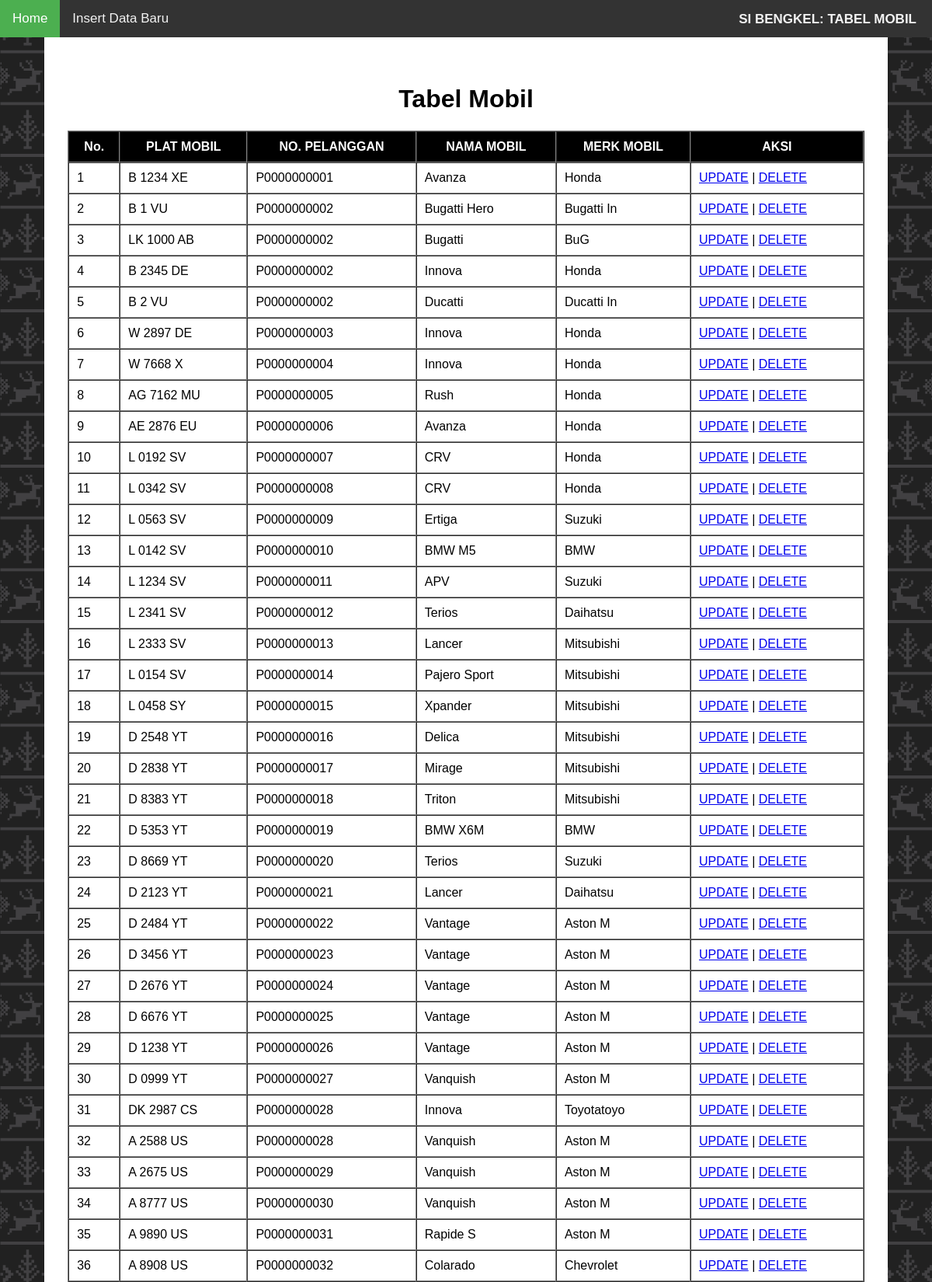
The page / (upper part) on the database its author committed.
### tables this page shows
CREATE TABLE `mobil` (
  `PLAT_MOBIL` varchar(10) NOT NULL,
  `NO_PELANGGAN` char(11) NOT NULL,
  `NAMA_MOBIL` varchar(20) NOT NULL,
  `MERK_MOBIL` varchar(10) NOT NULL
);

### fungsi.php (called while the page is built, shortened)
<?php
     $conn = mysqli_connect("localhost", "root", "", "sibengkel2019");
     function query($q){
          global $conn;
          $result = mysqli_query($conn, $q);
          $box = [];
          while( $data = mysqli_fetch_assoc($result) ){
               $box[] = $data;
          }
          return $box;
     }
?>

### index.php (the view, shortened to what this page needs)
<?php
	require 'fungsi.php';
	$data_mobil = query("SELECT * FROM mobil ORDER BY NO_PELANGGAN");
?>
<!DOCTYPE html>
<html lang="en">
<head>
	<link rel="stylesheet" href="style.css">
</head>
<body>
	<div class="topnav cf" id="myTopnav">
			<a href="index.php" class="active">Home</a>
			<a href="input_data.php">Insert Data Baru</a>
			<h6>SI BENGKEL: TABEL MOBIL</h6>
	</div>
	<div class="container">
		<div class="konten">
			<h1 style="text-align: center;">Tabel Mobil</h1>
			<table border="1" cellpadding="10" cellspacing="0">
				<tr class="judul_tabel">
					<th>No.</th>
					<th>PLAT MOBIL</th>
					<th>NO. PELANGGAN</th>
					<th>NAMA MOBIL</th>
					<th>MERK MOBIL</th>
					<th>AKSI</th>
				</tr>
				<?php $i = 1; ?>
				<?php foreach($data_mobil as $row) : ?>
				<tr>
					<td><?php echo $i; ?></td>
					<td><?php echo $row["PLAT_MOBIL"] ?></td>
					<td><?php echo $row["NO_PELANGGAN"] ?></td>
					<td><?php echo $row["NAMA_MOBIL"] ?></td>
					<td><?php echo $row["MERK_MOBIL"] ?></td>
					<td>
						<a href="ubah.php?PLAT_MOBIL=<?php echo $row["PLAT_MOBIL"] ?>">UPDATE</a> |
						<a href="hapus.php?PLAT_MOBIL=<?php echo $row["PLAT_MOBIL"] ?>"
						onclick="return confirm('Apakah anda yakin ingin menghapus data ini?');">DELETE</a>
					</td>
				</tr>
				<?php $i++; ?>
				<?php endforeach; ?>
			</table>
		</div>
	</div>
</body>
</html>

### style.css (style rules this page uses)
.cf:before, .cf:after { content: " "; display: table; }
.cf:after { clear: both; }
.cf { *zoom: 1; }
body { background-image: url("image/body_bg.png"); font-family: Arial, Helvetica, sans-serif; }
.container { width: 90%; padding: 10px; background-color: white; margin: auto; }
.topnav { position: fixed; top: 0; left: 0; right: 0; margin: auto; background-color: #333; overflow: hidden; box-sizing: border-box; }
.topnav a { float: left; display: block; color: #f2f2f2; text-align: center; padding: 14px 16px; text-decoration: none; font-size: 17px; }
.topnav h6 { float: right; display: inline-block; color: #f2f2f2; text-align: center; padding: 15px 20px 11px 10px; margin: 0; text-decoration: none; font-size: 17px; }
.topnav a.active { background-color: #4CAF50; color: white; }
.konten { margin-top: 50px; padding: 20px; }
.konten table { width: 100%; }
.judul_tabel { color: white; background-color: black; }

### rows shown on the page
mobil: PLAT_MOBIL "B 1234 XE", NO_PELANGGAN "P0000000001", NAMA_MOBIL "Avanza", MERK_MOBIL "Honda"
mobil: PLAT_MOBIL "B 1 VU", NO_PELANGGAN "P0000000002", NAMA_MOBIL "Bugatti Hero", MERK_MOBIL "Bugatti In"
mobil: PLAT_MOBIL "LK 1000 AB", NO_PELANGGAN "P0000000002", NAMA_MOBIL "Bugatti", MERK_MOBIL "BuG"
mobil: PLAT_MOBIL "B 2345 DE", NO_PELANGGAN "P0000000002", NAMA_MOBIL "Innova", MERK_MOBIL "Honda"
mobil: PLAT_MOBIL "B 2 VU", NO_PELANGGAN "P0000000002", NAMA_MOBIL "Ducatti", MERK_MOBIL "Ducatti In"
mobil: PLAT_MOBIL "W 2897 DE", NO_PELANGGAN "P0000000003", NAMA_MOBIL "Innova", MERK_MOBIL "Honda"
mobil: PLAT_MOBIL "W 7668 X", NO_PELANGGAN "P0000000004", NAMA_MOBIL "Innova", MERK_MOBIL "Honda"
mobil: PLAT_MOBIL "AG 7162 MU", NO_PELANGGAN "P0000000005", NAMA_MOBIL "Rush", MERK_MOBIL "Honda"
mobil: PLAT_MOBIL "AE 2876 EU", NO_PELANGGAN "P0000000006", NAMA_MOBIL "Avanza", MERK_MOBIL "Honda"
mobil: PLAT_MOBIL "L 0192 SV", NO_PELANGGAN "P0000000007", NAMA_MOBIL "CRV", MERK_MOBIL "Honda"
mobil: PLAT_MOBIL "L 0342 SV", NO_PELANGGAN "P0000000008", NAMA_MOBIL "CRV", MERK_MOBIL "Honda"
mobil: PLAT_MOBIL "L 0563 SV", NO_PELANGGAN "P0000000009", NAMA_MOBIL "Ertiga", MERK_MOBIL "Suzuki"
mobil: PLAT_MOBIL "L 0142 SV", NO_PELANGGAN "P0000000010", NAMA_MOBIL "BMW M5", MERK_MOBIL "BMW"
mobil: PLAT_MOBIL "L 1234 SV", NO_PELANGGAN "P0000000011", NAMA_MOBIL "APV", MERK_MOBIL "Suzuki"
mobil: PLAT_MOBIL "L 2341 SV", NO_PELANGGAN "P0000000012", NAMA_MOBIL "Terios", MERK_MOBIL "Daihatsu"
mobil: PLAT_MOBIL "L 2333 SV", NO_PELANGGAN "P0000000013", NAMA_MOBIL "Lancer", MERK_MOBIL "Mitsubishi"
mobil: PLAT_MOBIL "L 0154 SV", NO_PELANGGAN "P0000000014", NAMA_MOBIL "Pajero Sport", MERK_MOBIL "Mitsubishi"
mobil: PLAT_MOBIL "L 0458 SY", NO_PELANGGAN "P0000000015", NAMA_MOBIL "Xpander", MERK_MOBIL "Mitsubishi"
mobil: PLAT_MOBIL "D 2548 YT", NO_PELANGGAN "P0000000016", NAMA_MOBIL "Delica", MERK_MOBIL "Mitsubishi"
mobil: PLAT_MOBIL "D 2838 YT", NO_PELANGGAN "P0000000017", NAMA_MOBIL "Mirage", MERK_MOBIL "Mitsubishi"
mobil: PLAT_MOBIL "D 8383 YT", NO_PELANGGAN "P0000000018", NAMA_MOBIL "Triton", MERK_MOBIL "Mitsubishi"
mobil: PLAT_MOBIL "D 5353 YT", NO_PELANGGAN "P0000000019", NAMA_MOBIL "BMW X6M", MERK_MOBIL "BMW"
mobil: PLAT_MOBIL "D 8669 YT", NO_PELANGGAN "P0000000020", NAMA_MOBIL "Terios", MERK_MOBIL "Suzuki"
mobil: PLAT_MOBIL "D 2123 YT", NO_PELANGGAN "P0000000021", NAMA_MOBIL "Lancer", MERK_MOBIL "Daihatsu"
mobil: PLAT_MOBIL "D 2484 YT", NO_PELANGGAN "P0000000022", NAMA_MOBIL "Vantage", MERK_MOBIL "Aston M"
mobil: PLAT_MOBIL "D 3456 YT", NO_PELANGGAN "P0000000023", NAMA_MOBIL "Vantage", MERK_MOBIL "Aston M"
mobil: PLAT_MOBIL "D 2676 YT", NO_PELANGGAN "P0000000024", NAMA_MOBIL "Vantage", MERK_MOBIL "Aston M"
mobil: PLAT_MOBIL "D 6676 YT", NO_PELANGGAN "P0000000025", NAMA_MOBIL "Vantage", MERK_MOBIL "Aston M"
mobil: PLAT_MOBIL "D 1238 YT", NO_PELANGGAN "P0000000026", NAMA_MOBIL "Vantage", MERK_MOBIL "Aston M"
mobil: PLAT_MOBIL "D 0999 YT", NO_PELANGGAN "P0000000027", NAMA_MOBIL "Vanquish", MERK_MOBIL "Aston M"
mobil: PLAT_MOBIL "DK 2987 CS", NO_PELANGGAN "P0000000028", NAMA_MOBIL "Innova", MERK_MOBIL "Toyotatoyo"
mobil: PLAT_MOBIL "A 2588 US", NO_PELANGGAN "P0000000028", NAMA_MOBIL "Vanquish", MERK_MOBIL "Aston M"
mobil: PLAT_MOBIL "A 2675 US", NO_PELANGGAN "P0000000029", NAMA_MOBIL "Vanquish", MERK_MOBIL "Aston M"
mobil: PLAT_MOBIL "A 8777 US", NO_PELANGGAN "P0000000030", NAMA_MOBIL "Vanquish", MERK_MOBIL "Aston M"
mobil: PLAT_MOBIL "A 9890 US", NO_PELANGGAN "P0000000031", NAMA_MOBIL "Rapide S", MERK_MOBIL "Aston M"
mobil: PLAT_MOBIL "A 8908 US", NO_PELANGGAN "P0000000032", NAMA_MOBIL "Colarado", MERK_MOBIL "Chevrolet"
